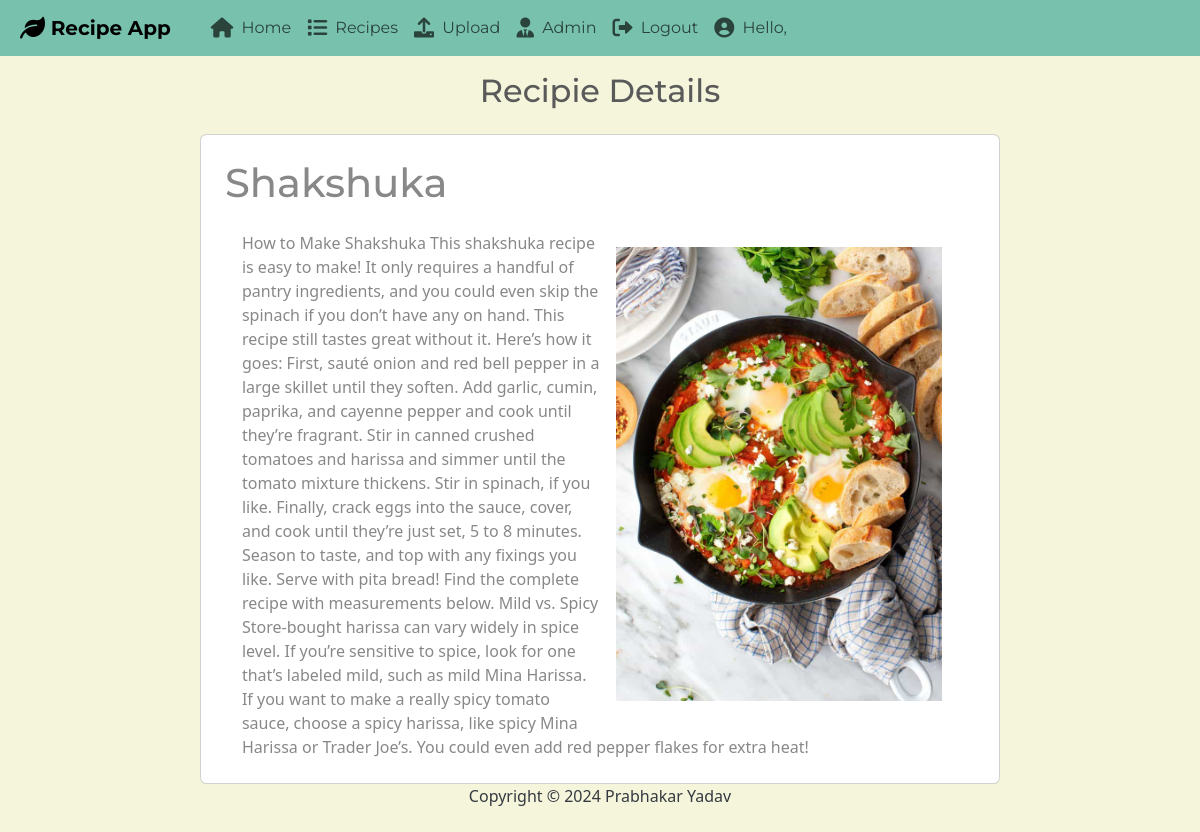
The app's page /recipes/detail/3 (signed in) with its own data.
### home/models.py (models this page shows, shortened)
class Recipe(models.Model):
    user = models.ForeignKey(User,on_delete=models.SET_NULL,null=True,blank=True)
    title = models.TextField(max_length=100)
    description = models.TextField()
    image = models.ImageField(upload_to="recipieImg")

### home/views.py (the view)
# urls.py: path('recipes/detail/<int:id>', views.detail , name='detail'),
@login_required(login_url="/login/")
def detail(request, id):
    context = {'data' : Recipe.objects.get(id=id)}
    return render(request , "detail.html", context=context)

### home/templates/detail.html (shortened to what this page needs)
{% extends "base.html" %}
{% block body %}
<div class="container-fluid p-2">
    <h2 class="p-2 text-center">Recipie Details</h2>
</div>
<div class="container-fluid card col-11 col-lg-8 p-2">
    <h1 class="p-3">{{data.title}}</h1>
    <div class="row justify-content-around g-2">
        <div class="col-11">
            <p>
                <img src="{{data.image.url}}" class="float-end img-fluid rounded col-6 p-3">
                {{data.description}}
            </p>
        </div>
    </div>
</div>
{% endblock %}

### records on screen
Recipe: title "Shakshuka", image (picture), description "How to Make Shakshuka This shakshuka recipe is easy to make! It only requires a handful of pantry ingredients, and you could even skip the spinach if you don’t have any on hand. This recipe still tastes great without it. Here’s how it goes: First, sauté onion and red bell pepper in a large skillet until they soften. Add garlic, cumin, paprika, and cayenne pepper and cook until they’re fragrant. Stir in canned crushed tomatoes and harissa and simmer until the tomato mixture thickens. Stir in spinach, if you like. Finally, crack eggs into the sauce, cover, and cook until they’re just set, 5 to 8 minutes. Season to taste, and top with any fixings you like. Serve with pita bread! Find the…"
